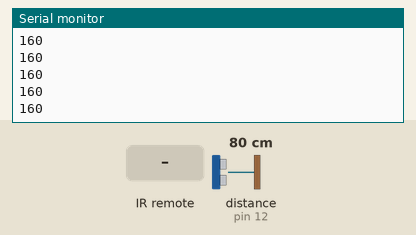
This sketch was run on a simulated Arduino Uno, built with avr-gcc and run on an emulated ATmega328P. Shown: the last lines printed to the serial monitor. Inputs (shaded band) come from the test bench; at power-on: distance to the obstacle (sensor on pin 12) 80 cm. The echo pulse lasts 58.3 µs per cm.

Above: at 1.7 s.
1.8 s: distance to the obstacle (sensor on pin 12) set to 2 cm
At 2.4 s:
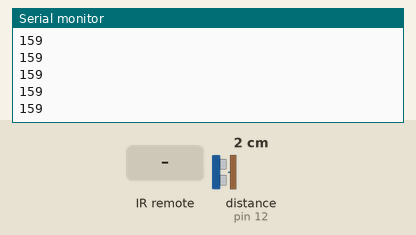
3.3 s: infrared code 0xFFE01F received
At 4.2 s:
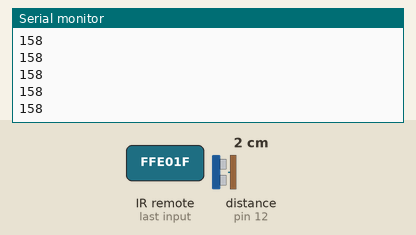
4.8 s: distance to the obstacle (sensor on pin 12) set to 250 cm
Timing chart, 0 to 7.8 s (numbered marks = the images above; inputs shaded):
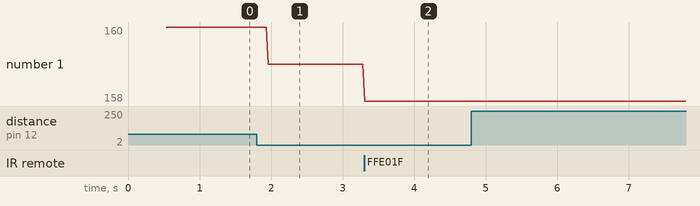

The sketch:

PeopleCounter.ino
```cpp
#include "SR04.h"
#include "IRremote.h"

#define TRIG_PIN 12
#define ECHO_PIN 11

int receiver = 10; // Signal Pin of IR receiver to Arduino Digital Pin 11

SR04 sr04 = SR04(ECHO_PIN,TRIG_PIN);
IRrecv irrecv(receiver);     // create instance of 'irrecv'
decode_results results;      // create instance of 'decode_results'

long dist;
long threshold = 17;
int counter = 0;
int max_people = 160;
int places_left = max_people;
int time_offset = 5;
long dt = 0;
bool detected = false;

void setup() {
   Serial.begin(9600);
   irrecv.enableIRIn(); // Start the receiver
   delay(500);
}

int translateIR() { // Takes action based on IR code received
  int res = 0;
  switch(results.value) {
    case 0xFFA25D:  ; break; // Power
    case 0xFFE21D:  ; break; // Func/Stop
    case 0xFF629D:  ; break; // Vol+
    case 0xFF22DD:  ; break; // Fast Back
    case 0xFF02FD:  ; break; // Pause
    case 0xFFC23D:  ; break; // Fast Forward
    case 0xFFE01F:  res = -1; break; // Down
    case 0xFFA857:  ; break; // Vol-
    case 0xFF906F:  res = 1; break; // Up
    case 0xFF9867:  ; break; // Eq
    case 0xFFB04F:  ; break; // St/Rept
    case 0xFF6897:  ; break; // 0
    case 0xFF30CF:  ; break; // 1
    case 0xFF18E7:  ; break; // 2
    case 0xFF7A85:  ; break; // 3
    case 0xFF10EF:  ; break; // 4
    case 0xFF38C7:  ; break; // 5
    case 0xFF5AA5:  ; break; // 6
    case 0xFF42BD:  ; break; // 7
    case 0xFF4AB5:  ; break; // 8
    case 0xFF52AD:  ; break; // 9
    case 0xFFFFFFFF:  ; break; // Repeat

    default:
      break;

  } // End Case

  // delay(500); // Do not get immediate repeat
  return res;

} //END translateIR


void loop() {
   dist = sr04.Distance();

   // Serial.print(dist);
   // Serial.println(" cm");

   if (dist < threshold && detected == false) {
      dt++;
      if (dt >= time_offset) {
        places_left--;
        // Serial.println("Detected");
        dt = 0;
        detected = true;
      }
      else {
        detected = false;
      }
   }
   else if (dist >= threshold && detected == true) {
      dt++;
      if (dt >= time_offset) {
        detected = false;
      }
   }
   else {
    dt = 0;
   }

   if (places_left <= 0) {
     // Serial.println("No more places left");
     places_left = 0;
   }

   // Receive IR signal
   if (irrecv.decode(&results)) {
     places_left = places_left + translateIR();
     irrecv.resume();
   }

   // Serial.print("Places left: ");
   Serial.println(places_left);

   delay(1);
}
```

Measured:
- after the input at 1.8 s, the serial monitor: prints a new line after 0.16 s (image 1)
- after the input at 3.3 s, the serial monitor: prints a new line at once (image 2)
- plotted number 1: 160 → 159 after the input at 1.8 s, 159 → 158 after the input at 3.3 s
